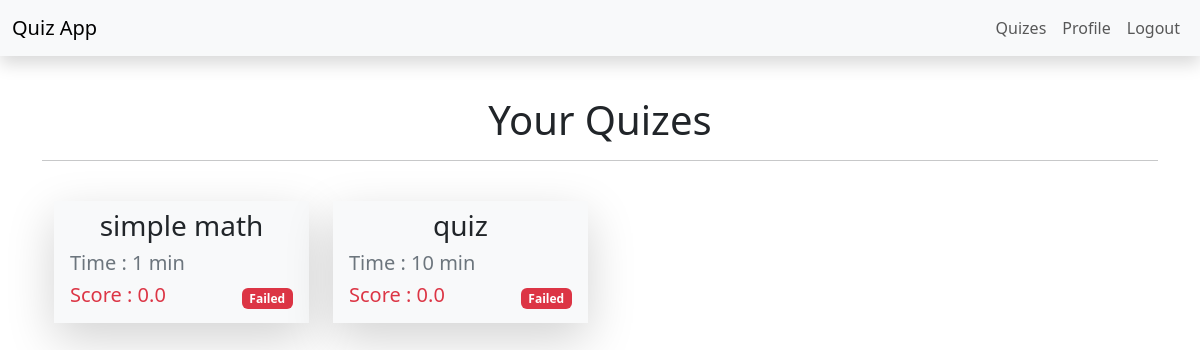
The page /accounts/profile/myQuizes (signed in) on the database as committed earlier.
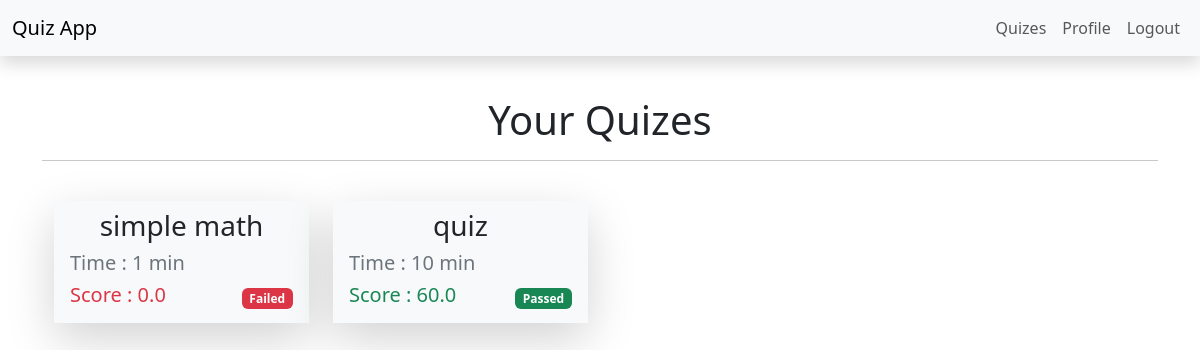
The same page on the database as committed later.
### result/models.py (models this page shows, shortened)
class Result(models.Model):
    user = models.ForeignKey(User,  on_delete=models.CASCADE)
    quiz = models.ForeignKey(Quizes,  on_delete=models.CASCADE)
    score = models.FloatField()

### quizes/models.py (models this page shows, shortened)
class Quizes(models.Model):
    name = models.CharField( max_length=150)
    topic = models.CharField( max_length=150)
    number_of_questions = models.IntegerField()
    time = models.IntegerField(help_text="duration of the quiz in minutes")
    required_scored_to_pass = models.IntegerField(help_text="required score in %")
    diffculity = models.CharField( max_length=6 , choices=DIFF_CSOICES)
    class Meta:
        verbose_name_plural = "Quizes"

### accounts/views.py (the view)
# urls.py: path('profile/myQuizes' , views.myQuizes , name='myQuizes'),
def myQuizes(request):
    quiz = Quizes.objects.filter(result__user=request.user)
    result = Result.objects.filter( user=request.user)
    context = {
        'quiz':quiz,
        'result':result
    }
    return render(request , 'profile/myQuizes.html' , context)

### accounts/templates/profile/myQuizes.html (shortened to what this page needs)
{% extends "base.html" %}
{% block content %}
<div class="h1 text-center pt-5">
    Your Quizes
</div>
<hr>
<div class="container ">
    <div class="row ">
        {% for quiz  in result %}
        <div class="col-md-6 col-xl-3 col-lg-4 gy-4 ">
            <div class="inner py-2 px-3 bg-light shadow-lg ">
                <h3 class="text-center">{{quiz.quiz.name}}</h3>
                <h5 class="text-secondary">Time : {{quiz.quiz.time}} min</h5>
                <div class="d-flex justify-content-between align-items-center">
                    <h5 class="{% if quiz.score >= quiz.quiz.required_scored_to_pass %} text-success {% else %} text-danger {% endif %}">Score : {{quiz.score}}</h5>
                    {% if quiz.score >= quiz.quiz.required_scored_to_pass %}
                        <span class="badge text-bg-success">Passed</span>
                        {% else %}
                        <span class="badge text-bg-danger">Failed</span>
                    {% endif %}
                </div>
            </div>
        </div>
        {% endfor %}
    </div>
</div>
{% endblock content %}

Rows that differ between the two databases and show on the page:
changed Result "quiz": score "0.0" → "60.0"; score "Failed" → "Passed"
